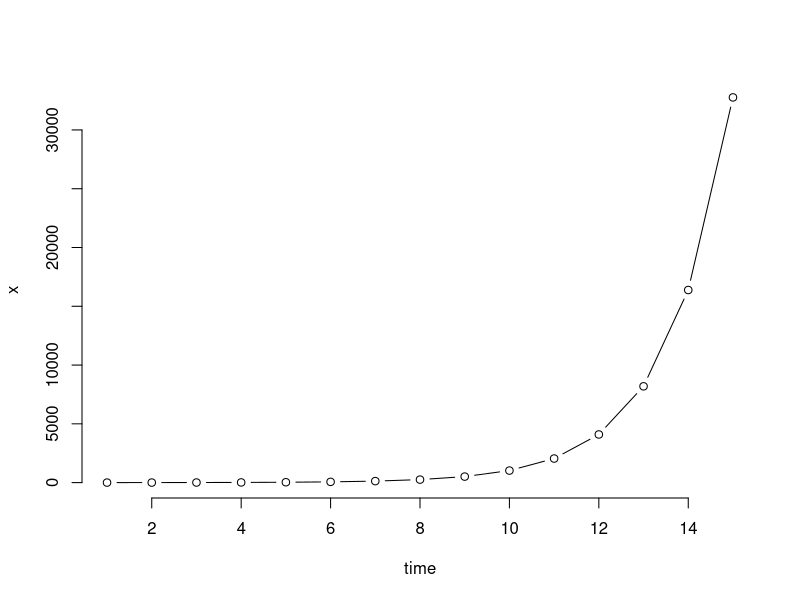

Generate this figure with R:
## ---- chunk 1
n <- 15
r <- 2
x <- rep(0,n)
x[1] <- 2 # initial state X0 = 1 and thus X1 = 2
for (i in 1:(n - 1))
  x[i + 1] <- r * x[i]
plot(x, type = 'b', xlab = 'time', bty = 'n')
